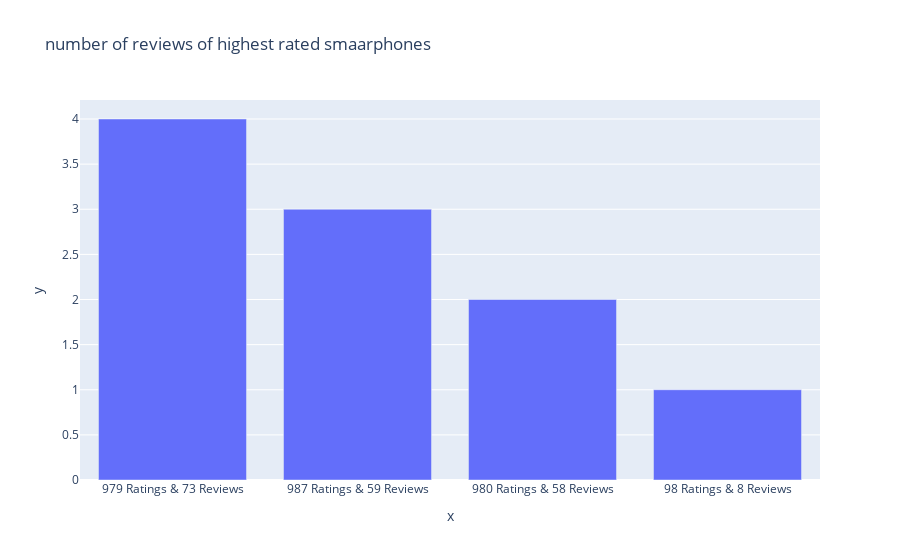

This figure's notebook cell:
### Code cell
smartphones = highest_rated["Total_reviews"].value_counts()
print(smartphones)
labels = smartphones.index
counts = smartphones.values
figure = px.bar(highest_rated, x = labels, y = counts, title = "number of reviews of highest rated smaarphones")
figure.show()

### Figure 1 — Plotly figure (JSON) as saved in the notebook; plotly's stock layout.template omitted (floating-point values rounded to 4 significant figures)
{"data": [{"alignmentgroup": "True", "hovertemplate": "x=%{x}<br>y=%{y}<extra></extra>", "legendgroup": "", "marker": {"color": "#636efa", "pattern": {"shape": ""}}, "name": "", "offsetgroup": "", "orientation": "v", "showlegend": false, "textposition": "auto", "type": "bar", "x": ["979 Ratings & 73 Reviews", "987 Ratings & 59 Reviews", "980 Ratings & 58 Reviews", "98 Ratings & 8 Reviews"], "xaxis": "x", "y": [4, 3, 2, 1], "yaxis": "y"}], "layout": {"autosize": true, "barmode": "relative", "legend": {"tracegroupgap": 0}, "title": {"text": "number of reviews of highest rated smaarphones"}, "xaxis": {"anchor": "y", "autorange": true, "domain": [0, 1], "range": [-0.5, 3.5], "title": {"text": "x"}, "type": "category"}, "yaxis": {"anchor": "x", "autorange": true, "domain": [0, 1], "range": [0, 4.211], "title": {"text": "y"}, "type": "linear"}}}
